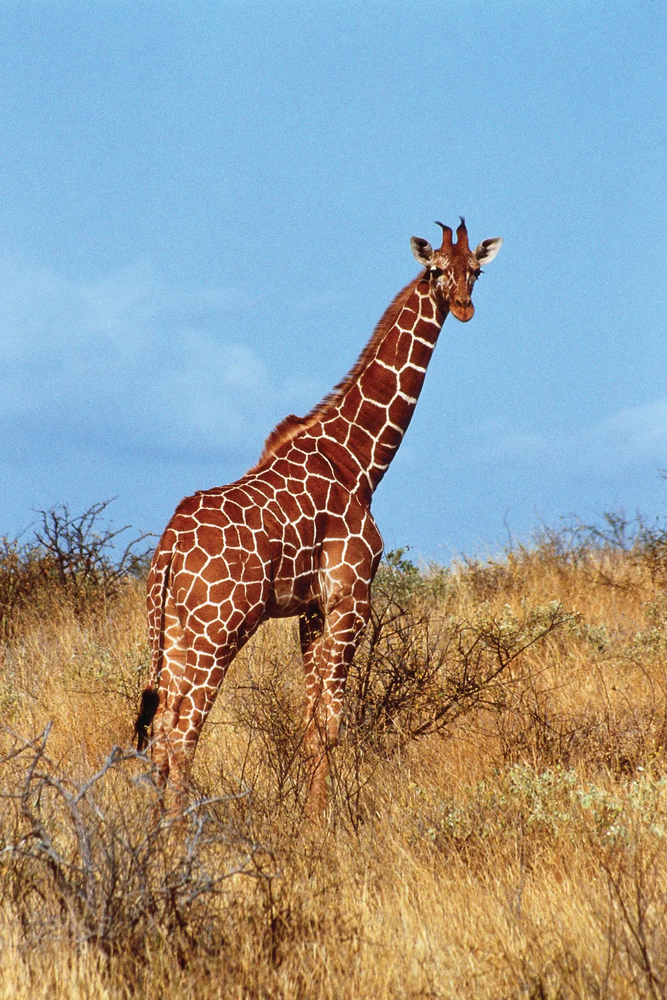
#> input picture 06_AI_ML_DS/04_CV/00_CV_using_OpenCV/data/giraffe.png, 667 x 1000 px, shrunk from 1067 x 1600 before the run, found by its file name
$ jupyter execute '11_Color_histogram_&_equalization.ipynb'
#> lines starting #> are read from the running program, lines starting #| are printed output that depends on the picture
[cell 1]
import matplotlib.pyplot as plt
import numpy as np
import cv2

img = cv2.imread("giraffe.png")
#> img is the input picture: shape (1000, 667, 3); mean B, G, R 152, 154.5, 150.9
img_rgb = cv2.cvtColor(img, cv2.COLOR_BGR2RGB)
plt.imshow(img_rgb)

# Color Histogram for RGB

[cell 2]
r, g, b = cv2.split(img_rgb)
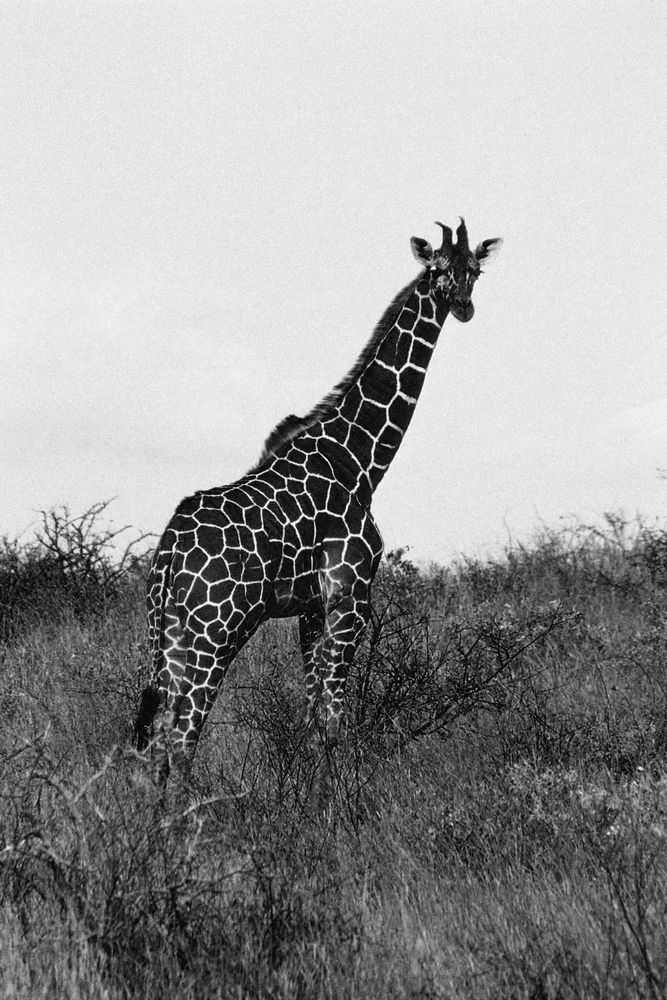
#> b: shape (1000, 667); min 0, max 255, mean 152
channels = [0]
mask = None
hist_size = [256]
ranges = [0, 256]

hist = cv2.calcHist([r], channels, mask, hist_size, ranges)
#> hist = 256 values, max 19424 at index 134, min 0 at index 0, mean 2605.5
plt.plot(hist, color="red")
hist = cv2.calcHist([g], channels, mask, hist_size, ranges)
#> hist = 256 values, max 24764 at index 190, min 1 at index 0, mean 2605.5
plt.plot(hist, color="green")
hist = cv2.calcHist([b], channels, mask, hist_size, ranges)
#> hist = 256 values, max 29443 at index 231, min 20 at index 253, mean 2605.5
plt.plot(hist, color="blue")

plt.title("Color Histogram")
plt.xlabel("Pixel Intensity")
plt.ylabel("Frequency")
plt.show()
#> figure, not shown here; curve peaks at x = 134, y = 19424; curve peaks at x = 190, y = 24764; curve peaks at x = 231, y = 29443

# Color Histogram for HSV

[cell 3]
hsv_img = cv2.cvtColor(img, cv2.COLOR_BGR2HSV)
#> hsv_img: shape (1000, 667, 3); mean H, S, V 59.8, 123.7, 197
h, s, v = cv2.split(hsv_img)
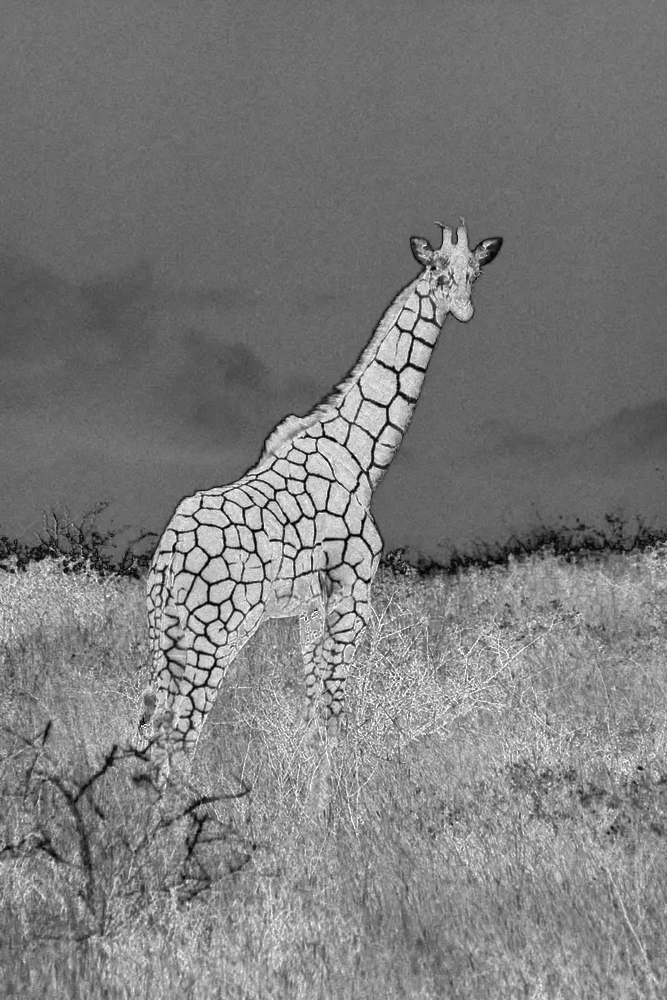
#> s: shape (1000, 667); min 0, max 255, mean 123.7
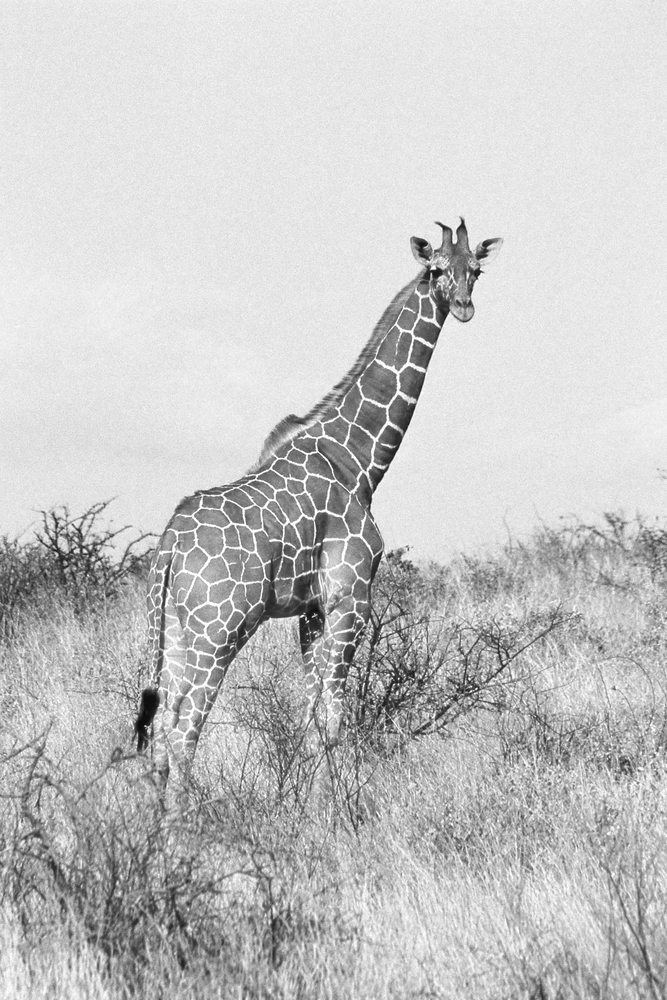
#> v: shape (1000, 667); min 9, max 255, mean 197
channels = [0]
mask = None

plt.figure(figsize=(15,5))

plt.subplot(1,3,1)
hue_hist = cv2.calcHist([h], channels, mask, [180], [0, 180])
#> hue_hist = 180 values, max 137671 at index 103, min 0 at index 59, mean 3705.6
plt.plot(hue_hist, color="orange")
plt.title("Hue Histogram")
plt.xlabel("Pixel Intensity")
plt.ylabel("Frequency")

plt.subplot(1,3,2)
saturation_hist = cv2.calcHist([s], channels, mask, [256], [0, 256])
#> saturation_hist = 256 values, max 20668 at index 104, min 0 at index 254, mean 2605.5
plt.plot(saturation_hist, color="green")
plt.title("Saturation Histogram")
plt.xlabel("Pixel Intensity")
plt.ylabel("Frequency")

plt.subplot(1,3,3)
value_hist = cv2.calcHist([v], channels, mask, [256], [0, 256])
#> value_hist = 256 values, max 30327 at index 231, min 0 at index 0, mean 2605.5
plt.plot(value_hist, color="blue")
plt.title("Value Histogram")
plt.xlabel("Pixel Intensity")
plt.ylabel("Frequency")

plt.tight_layout()
plt.show()
#> figure, not shown here; panel 1: curve peaks at x = 103, y = 137671; panel 2: curve peaks at x = 104, y = 20668; panel 3: curve peaks at x = 231, y = 30327

# Histogram Equalization

[cell 4]
img_greyscale = cv2.cvtColor(img, cv2.COLOR_BGR2GRAY)
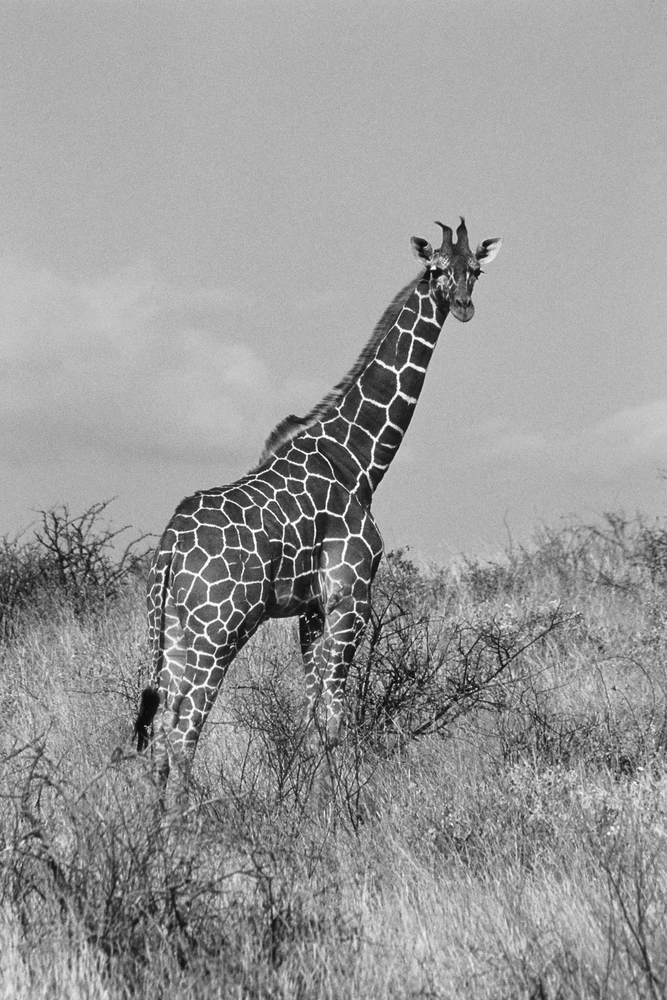
#> img_greyscale: shape (1000, 667); min 8, max 255, mean 153.2
hist, bins = np.histogram(img_greyscale.flatten(), 256, [0, 256])
#> hist = 256 values, max 25982 at index 178, min 0 at index 0, mean 2605.5; bins = 257 values from 0 to 256

plt.figure(figsize=(15,5))
plt.subplot(1,2,1)
plt.imshow(img_greyscale, cmap="gray")
plt.subplot(1,2,2)
plt.plot(hist, color="blue")
#> figure, not shown here; panel 2: curve peaks at x = 178, y = 25982

[cell 5]
equalized_img = cv2.equalizeHist(img_greyscale)
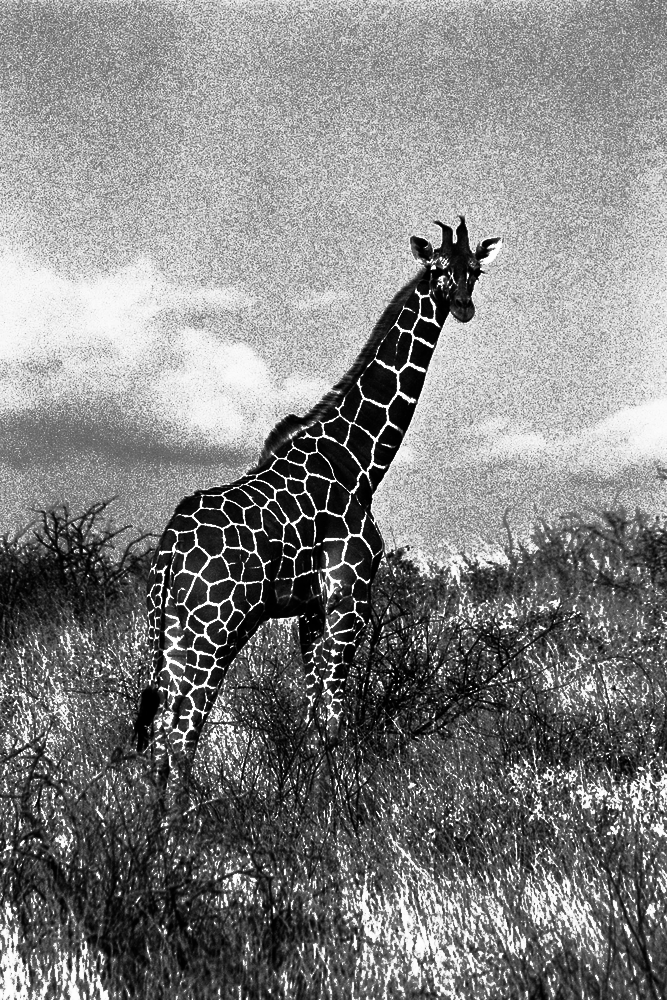
#> equalized_img: shape (1000, 667); min 0, max 255, mean 129.6
equalized_hist, equalized_bins = np.histogram(equalized_img.flatten(), 256, [0, 256])
#> equalized_hist = 256 values, max 25982 at index 178, min 0 at index 60, mean 2605.5; equalized_bins = 257 values from 0 to 256

plt.figure(figsize=(15,5))
plt.subplot(1,2,1)
plt.imshow(equalized_img, cmap="gray")
plt.subplot(1,2,2)
plt.plot(equalized_hist, color="blue")
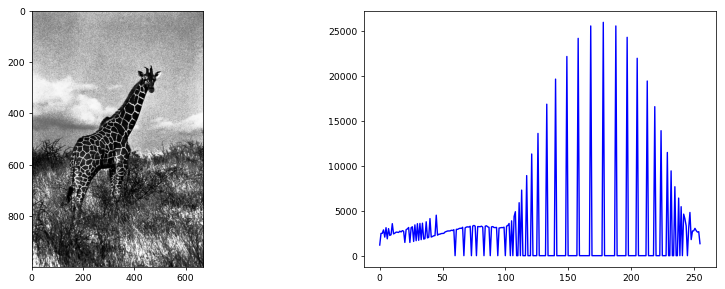
#> figure drawn by matplotlib, 2 panels; panel 2: curve peaks at x = 178, y = 25982

[cell 6]
img_yuv = cv2.cvtColor(img, cv2.COLOR_BGR2YUV)
#> img_yuv: shape (1000, 667, 3); mean of channels 0, 1, 2 153.2, 127.5, 126
img_yuv[:,:,0] = cv2.equalizeHist(img_yuv[:,:,0])
#> img_yuv: shape (1000, 667, 3); mean of channels 0, 1, 2 129.6, 127.5, 126
equalised_img = cv2.cvtColor(img_yuv, cv2.COLOR_YUV2RGB)

plt.imshow(equalised_img)

# CLAHE histogram equalization

[cell 7]
img_greyscale = cv2.cvtColor(img, cv2.COLOR_BGR2GRAY)
clahe = cv2.createCLAHE(clipLimit=2.0, tileGridSize=(4,4))
clahe_equalized_img = clahe.apply(img_greyscale)

plt.imshow(clahe_equalized_img, cmap='grey')

[cell 8]
img_yuv = cv2.cvtColor(img, cv2.COLOR_BGR2YUV)
img_yuv[:,:,0] = clahe.apply(img_yuv[:,:,0])
#> img_yuv: shape (1000, 667, 3); mean of channels 0, 1, 2 150.2, 127.5, 126
equalised_img = cv2.cvtColor(img_yuv, cv2.COLOR_YUV2RGB)
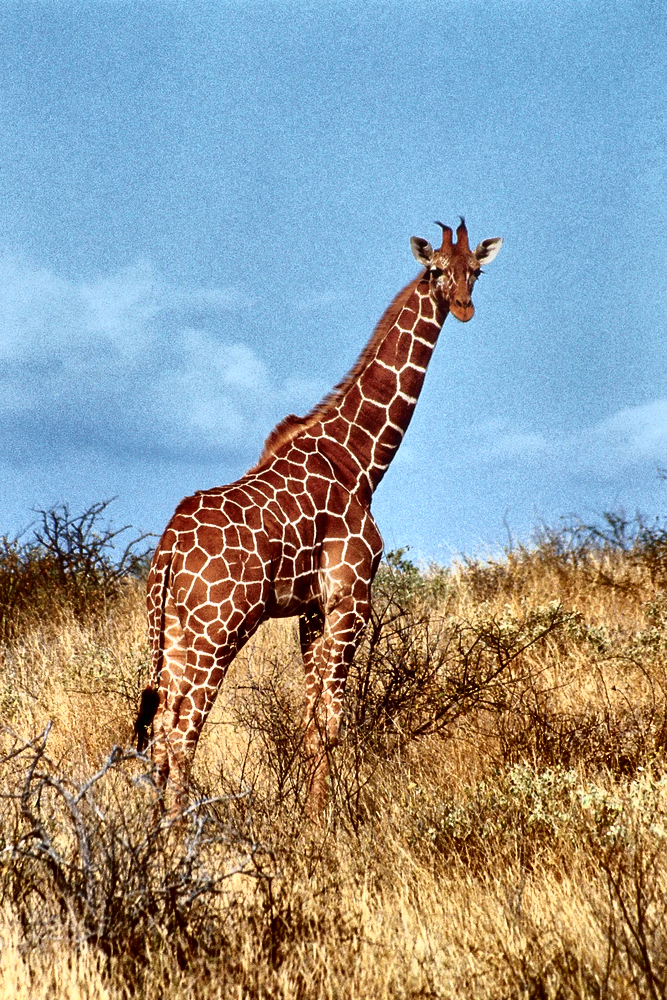
#> equalised_img: shape (1000, 667, 3); mean R, G, B 147.5, 151.6, 149.9

plt.imshow(equalised_img)

$ run again, with 06_AI_ML_DS/04_CV/00_CV_using_OpenCV/data/bgr_fish.jpg saved as 06_AI_ML_DS/04_CV/00_CV_using_OpenCV/data/giraffe.png
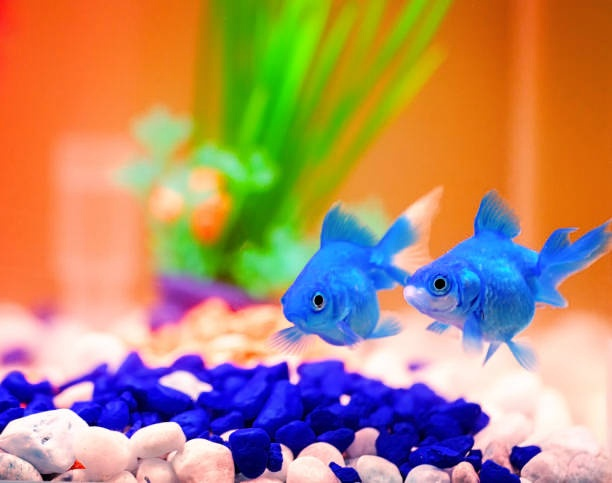
#> input picture 06_AI_ML_DS/04_CV/00_CV_using_OpenCV/data/bgr_fish.jpg, 612 x 483 px, found by its file name
#> img is the input picture: shape (483, 612, 3); mean B, G, R 110.4, 138.4, 176.3
#> `hist = cv2.calcHist([r], channels, mask, hist_size, ranges)`: hist = 256 values, max 28940 at index 255, min 271 at index 106, mean 1154.7
#> `hist = cv2.calcHist([g], channels, mask, hist_size, ranges)`: hist = 256 values, max 4906 at index 0, min 15 at index 255, mean 1154.7
#> `hist = cv2.calcHist([b], channels, mask, hist_size, ranges)`: hist = 256 values, max 11438 at index 0, min 381 at index 96, mean 1154.7
#> hsv_img: shape (483, 612, 3); mean H, S, V 50.7, 175.3, 219.1
#> hue_hist = 180 values, max 22186 at index 13, min 2 at index 79, mean 1642.2
#> saturation_hist = 256 values, max 16958 at index 255, min 8 at index 1, mean 1154.7
#> value_hist = 256 values, max 32816 at index 255, min 2 at index 0, mean 1154.7
#> `hist, bins = np.histogram(img_greyscale.flatten(), 256, [0, 256])`: hist = 256 values, max 4334 at index 146, min 4 at index 255, mean 1154.7; bins = 257 values from 0 to 256
#> `equalized_img = cv2.equalizeHist(img_greyscale)`:
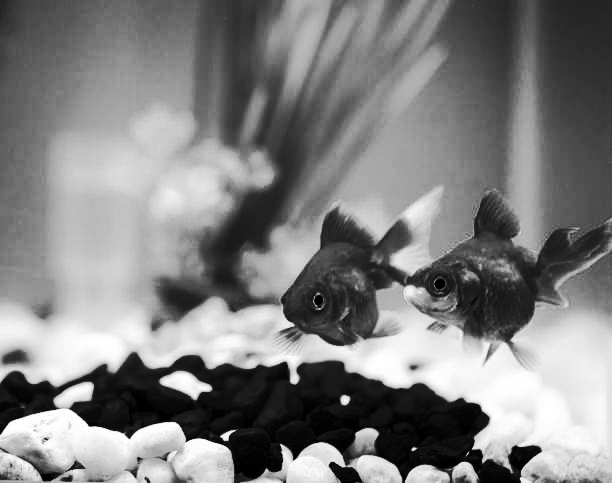
#> equalized_img: shape (483, 612); min 0, max 255, mean 128.3
#> equalized_hist = 256 values, max 4334 at index 131, min 0 at index 52, mean 1154.7; equalized_bins = 257 values from 0 to 256
#> `equalised_img = cv2.cvtColor(img_yuv, cv2.COLOR_YUV2RGB)`:
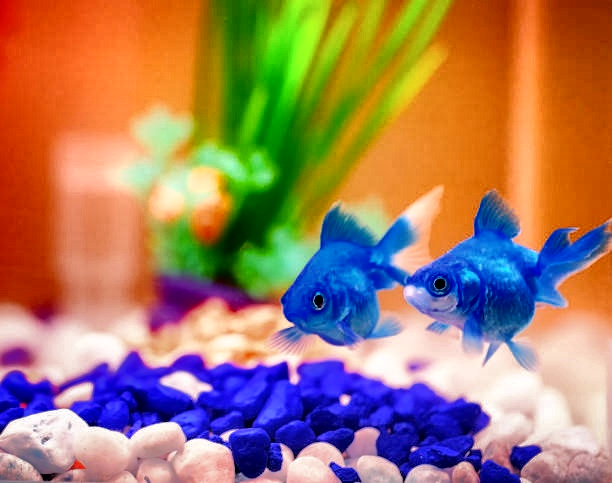
#> equalised_img: shape (483, 612, 3); mean R, G, B 162.5, 123.9, 100.4
